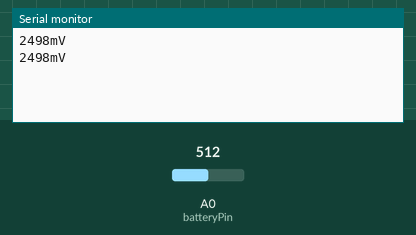
Bench run of a sketch on a simulated Arduino Uno, built with avr-gcc and run on an emulated ATmega328P. Shown: the last lines printed to the serial monitor. The test bench sets the inputs (shaded band); at power-on: A0 (batteryPin) = 512.

Above: at 1.8 s.
1.9 s: A0 (batteryPin) set to 716
At 2.7 s:
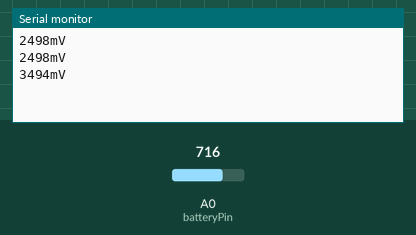
3.4 s: A0 (batteryPin) set to 900
At 4.8 s:
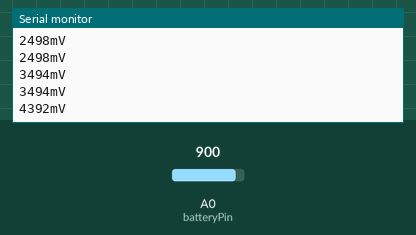
Timing chart, 0 to 6.4 s (numbered marks = the images above; inputs shaded):
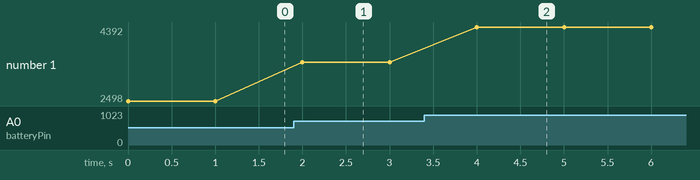

The sketch:

batteryReadVoltage-PrintMilivolts.ino
```cpp
int batteryPin = A0;


void setup() {
  Serial.begin(9600);
}

void loop() {

    long value = analogRead(batteryPin);

    int volts = (value * (500000/1023))/100;
    Serial.print(volts);
    Serial.println("mV");
    delay(1000);
}
```

Measured:
- after the input at 1.9 s, the serial monitor: prints a new line after 0.10 s (image 1)
- after the input at 3.4 s, the serial monitor: prints a new line after 0.60 s (image 2)
- plotted number 1: 2498 → 3494 after the input at 1.9 s, 3494 → 4392 after the input at 3.4 s
